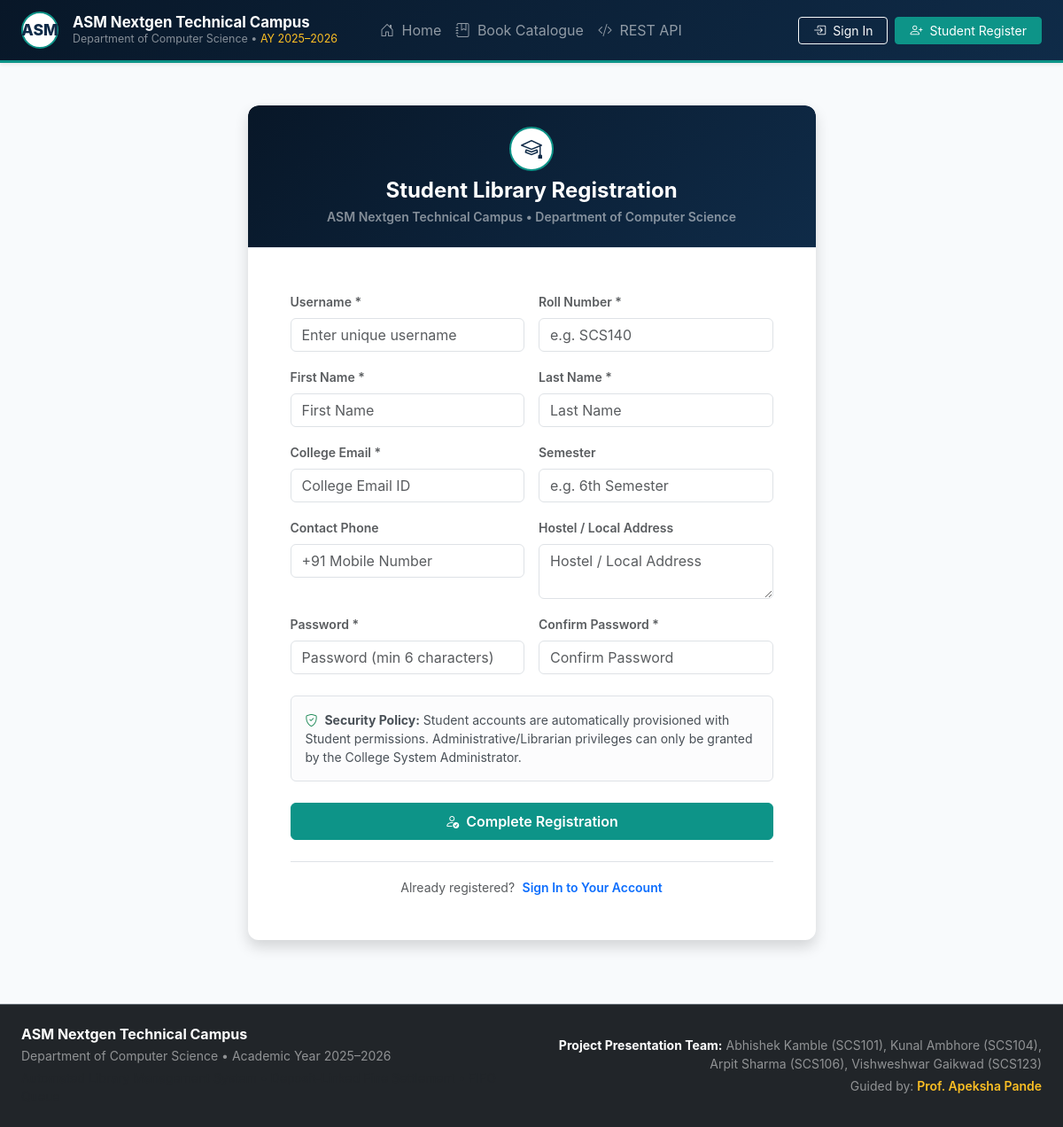
Screenshot of /register/ with the database file from the repository.
### library/models.py (models this page shows, shortened)
class LibrarySettings(models.Model):
    institution_name = models.CharField(max_length=200, default="ASM Nextgen Technical Campus")
    department_name = models.CharField(max_length=200, default="Department of Computer Science")
    academic_year = models.CharField(max_length=50, default="2025–2026")
    loan_period_days = models.PositiveIntegerField(
        default=14,
        help_text="Standard loan duration in calendar days"
    )
    daily_fine_rate = models.DecimalField(
        max_digits=8,
        decimal_places=2,
        default=Decimal("5.00"),
        help_text="Daily overdue penalty in INR (₹)"
    )
    deposit_per_loan = models.DecimalField(
        max_digits=10,
        decimal_places=2,
        default=Decimal("500.00"),
        help_text="Refundable security deposit required per borrowed copy in INR (₹)"
    )
    max_active_loans = models.PositiveIntegerField(
        default=3,
        help_text="Maximum concurrent active loans per student"
    )
    reservation_pickup_hours = models.PositiveIntegerField(
        default=48,
        help_text="Pickup hold period once copy becomes ready for pickup"
    )
    allow_student_registration = models.BooleanField(
        default=True,
        help_text="Allow students to register self-service accounts"
    )
    allow_reserving_available_books = models.BooleanField(
        default=False,
        help_text="Allow reserving titles that currently have available copies on shelf"
    )
    updated_at = models.DateTimeField(auto_now=True)
    @classmethod
    def get_settings(cls):
        obj, _ = cls.objects.get_or_create(pk=1)
        return obj
    class Meta:
        verbose_name = "Library Settings"
        verbose_name_plural = "Library Settings"

### library/views.py (the view)
# urls.py: path('register/', views.register_view, name='register'),
def register_view(request):
    settings = LibrarySettings.get_settings()
    if not settings.allow_student_registration:
        messages.error(request, "Online student self-registration is currently disabled by the administration.")
        return redirect('login')
    if request.user.is_authenticated:
        return redirect('dashboard_redirect')
    if request.method == 'POST':
        form = StudentRegistrationForm(request.POST)
        if form.is_valid():
            with transaction.atomic():
                user = User.objects.create_user(
                    username=form.cleaned_data['username'],
                    first_name=form.cleaned_data['first_name'],
                    last_name=form.cleaned_data['last_name'],
                    email=form.cleaned_data['email'],
                    password=form.cleaned_data['password'],
                    is_staff=False,
                    is_superuser=False
                )
                StudentProfile.objects.create(
                    user=user,
                    roll_number=form.cleaned_data['roll_number'],
                    department="Department of Computer Science",
                    academic_year=settings.academic_year,
                    semester=form.cleaned_data['semester'],
                    phone=form.cleaned_data['phone'],
                    address=form.cleaned_data['address'],
                    max_books_allowed=settings.max_active_loans
                )
                Notification.objects.create(
                    recipient=user,
                    title="Welcome to ASM Library!",
                    message="Your student library account is active. You can browse catalogue, borrow books, and reserve titles online.",
                    notification_type='GENERAL',
                    link="/catalogue/"
                )
                record_audit(request, "STUDENT_REGISTRATION", "AUTH", f"New student account created: {user.username} (Roll: {form.cleaned_data['roll_number']})")
            messages.success(request, "Registration successful! You may now sign in.")
            return redirect('login')
    else:
        form = StudentRegistrationForm()
    return render(request, 'public/register.html', {'form': form})

### library/context_processors.py (called while the page is built, shortened)
def library_global_context(request):
    context = {
        'INSTITUTION_NAME': getattr(settings, 'INSTITUTION_NAME', 'ASM Nextgen Technical Campus'),
        'DEPARTMENT_NAME': getattr(settings, 'DEPARTMENT_NAME', 'Department of Computer Science'),
        'ACADEMIC_YEAR': getattr(settings, 'ACADEMIC_YEAR', '2025–2026'),
        'library_settings': LibrarySettings.get_settings(),
        'unread_notifications_count': 0,
        'user_active_loans_count': 0,
        'is_librarian': False,
        'student_profile': None,
    }
    return context

### templates/public/register.html (shortened to what this page needs)
{% extends 'base.html' %}
{% block content %}
<div class="container py-5">
  <div class="row justify-content-center">
    <div class="col-md-8 col-lg-7">
      <div class="card card-academic shadow border-0 overflow-hidden">
        <div class="card-header bg-navy text-white text-center py-4" style="background: linear-gradient(135deg, var(--navy-dark) 0%, var(--navy-primary) 100%);">
          <div class="d-inline-flex align-items-center justify-content-center bg-white text-primary rounded-circle mb-2" style="width: 50px; height: 50px; color: #0f2b48 !important; border: 2px solid #0d9488;">
            <i class="bi bi-mortarboard fs-4 text-teal"></i>
          </div>
          <h4 class="fw-bold mb-1">Student Library Registration</h4>
          <p class="text-white-50 small mb-0">{{ INSTITUTION_NAME }} &bull; Department of Computer Science</p>
        </div>
        <div class="card-body p-4 p-md-5">
          <form method="POST" action="{% url 'register' %}">
            <div class="row g-3">
              <div class="col-md-6">
                <label class="form-label small fw-semibold text-muted">Username *</label>
                {{ form.username }}
              </div>
              <div class="col-md-6">
                <label class="form-label small fw-semibold text-muted">Roll Number *</label>
                {{ form.roll_number }}
              </div>
              <div class="col-md-6">
                <label class="form-label small fw-semibold text-muted">First Name *</label>
                {{ form.first_name }}
              </div>
              <div class="col-md-6">
                <label class="form-label small fw-semibold text-muted">Last Name *</label>
                {{ form.last_name }}
              </div>
              <div class="col-md-6">
                <label class="form-label small fw-semibold text-muted">College Email *</label>
                {{ form.email }}
              </div>
              <div class="col-md-6">
                <label class="form-label small fw-semibold text-muted">Semester</label>
                {{ form.semester }}
              </div>
              <div class="col-md-6">
                <label class="form-label small fw-semibold text-muted">Contact Phone</label>
                {{ form.phone }}
              </div>
              <div class="col-md-6">
                <label class="form-label small fw-semibold text-muted">Hostel / Local Address</label>
                {{ form.address }}
              </div>
              <div class="col-md-6">
                <label class="form-label small fw-semibold text-muted">Password *</label>
                {{ form.password }}
              </div>
              <div class="col-md-6">
                <label class="form-label small fw-semibold text-muted">Confirm Password *</label>
                {{ form.confirm_password }}
              </div>
            </div>
            <div class="alert alert-light border small mt-4 mb-4">
              <i class="bi bi-shield-check text-success me-1"></i>
              <strong>Security Policy:</strong> Student accounts are automatically provisioned with Student permissions. Administrative/Librarian privileges can only be granted by the College System Administrator.
            </div>
            <button type="submit" class="btn btn-teal w-100 py-2 fw-semibold">
              <i class="bi bi-person-check me-1"></i> Complete Registration
            </button>
          </form>
          <div class="text-center mt-4 pt-3 border-top">
            <span class="text-muted small">Already registered?</span>
            <a href="{% url 'login' %}" class="small fw-semibold text-teal ms-1 text-decoration-none">
              Sign In to Your Account
            </a>
          </div>
        </div>
      </div>
    </div>
  </div>
</div>
{% endblock %}

### templates/base.html (shortened to what this page needs)
{% load static %}
<!DOCTYPE html>
<html lang="en">
<head>
  <link href="https://cdn.jsdelivr.net/npm/bootstrap@5.3.3/dist/css/bootstrap.min.css" rel="stylesheet">
  <link rel="stylesheet" href="https://cdn.jsdelivr.net/npm/bootstrap-icons@1.11.3/font/bootstrap-icons.min.css">
  <link rel="stylesheet" href="{% static 'css/custom.css' %}">
</head>
<body>
  <nav class="navbar navbar-expand-lg navbar-dark navbar-custom py-2 sticky-top shadow-sm">
    <div class="container-fluid px-lg-4">
      <a class="navbar-brand d-flex align-items-center gap-3" href="{% url 'home' %}">
        <div class="d-flex align-items-center justify-content-center bg-white text-primary rounded-circle" style="width: 42px; height: 42px; font-weight: 800; font-size: 1.1rem; color: #0f2b48 !important; border: 2px solid #0d9488;">
          ASM
        </div>
        <div>
          <div class="fw-bold tracking-tight text-white mb-0" style="font-size: 1.05rem; line-height: 1.2;">
            {{ INSTITUTION_NAME }}
          </div>
          <div class="text-white-50" style="font-size: 0.78rem;">
            {{ DEPARTMENT_NAME }} &bull; <span class="accent-gold-text">AY {{ ACADEMIC_YEAR }}</span>
          </div>
        </div>
      </a>
      <div class="collapse navbar-collapse" id="navbarMain">
        <ul class="navbar-nav me-auto mb-2 mb-lg-0 ms-lg-4">
          <li class="nav-item">
            <a class="nav-link {% if request.resolver_match.url_name == 'home' %}active fw-semibold{% endif %}" href="{% url 'home' %}">
              <i class="bi bi-house-door me-1"></i> Home
            </a>
          </li>
          <li class="nav-item">
            <a class="nav-link {% if request.resolver_match.url_name == 'catalogue' %}active fw-semibold{% endif %}" href="{% url 'catalogue' %}">
              <i class="bi bi-journal-bookmark me-1"></i> Book Catalogue
            </a>
          </li>
          <li class="nav-item">
            <a class="nav-link {% if request.resolver_match.url_name == 'api_docs' %}active fw-semibold{% endif %}" href="{% url 'api_docs' %}">
              <i class="bi bi-code-slash me-1"></i> REST API
            </a>
          </li>
        </ul>
        <div class="d-flex align-items-center gap-2">
          {% if user.is_authenticated %}
            <a href="{% if is_librarian %}{% url 'librarian_dashboard' %}{% else %}{% url 'student_notifications' %}{% endif %}" class="btn btn-outline-light position-relative btn-sm me-2" title="Notifications">
              <i class="bi bi-bell"></i>
              {% if unread_notifications_count > 0 %}
                <span class="position-absolute top-0 start-100 translate-middle badge rounded-pill bg-danger" style="font-size: 0.65rem;">
                  {{ unread_notifications_count }}
                </span>
              {% endif %}
            </a>
            <a href="{% url 'dashboard_redirect' %}" class="btn btn-teal btn-sm fw-semibold">
              {% if is_librarian %}
                <i class="bi bi-speedometer2 me-1"></i> Librarian Portal
              {% else %}
                <i class="bi bi-mortarboard me-1"></i> Student Portal
              {% endif %}
            </a>
            <div class="dropdown">
              <button class="btn btn-navy border-secondary text-white dropdown-toggle btn-sm" type="button" data-bs-toggle="dropdown">
                <i class="bi bi-person-circle me-1"></i>
                {{ user.first_name|default:user.username }}
                {% if student_profile %}
                  <span class="badge bg-secondary ms-1">{{ student_profile.roll_number }}</span>
                {% elif is_librarian %}
                  <span class="badge bg-warning text-dark ms-1">Admin</span>
                {% endif %}
              </button>
              <ul class="dropdown-menu dropdown-menu-end shadow">
                {% if not is_librarian %}
                  <li><a class="dropdown-item" href="{% url 'student_profile' %}"><i class="bi bi-person me-2"></i> My Profile</a></li>
                  <li><a class="dropdown-item" href="{% url 'student_loans' %}"><i class="bi bi-book me-2"></i> My Loans</a></li>
                  <li><a class="dropdown-item" href="{% url 'student_fines_deposits' %}"><i class="bi bi-wallet2 me-2"></i> Deposits & Fines</a></li>
                {% else %}
                  <li><a class="dropdown-item" href="{% url 'librarian_dashboard' %}"><i class="bi bi-speedometer2 me-2"></i> Admin Dashboard</a></li>
                  <li><a class="dropdown-item" href="{% url 'admin_settings' %}"><i class="bi bi-gear me-2"></i> Library Settings</a></li>
                  <li><a class="dropdown-item" href="{% url 'admin_reports' %}"><i class="bi bi-graph-up me-2"></i> Circulation Reports</a></li>
                {% endif %}
                <li><hr class="dropdown-divider"></li>
                <li><a class="dropdown-item text-danger" href="{% url 'logout' %}"><i class="bi bi-box-arrow-right me-2"></i> Logout</a></li>
              </ul>
            </div>
          {% else %}
            <a href="{% url 'login' %}" class="btn btn-outline-light btn-sm px-3">
              <i class="bi bi-box-arrow-in-right me-1"></i> Sign In
            </a>
            {% if library_settings.allow_student_registration %}
              <a href="{% url 'register' %}" class="btn btn-teal btn-sm px-3">
                <i class="bi bi-person-plus me-1"></i> Student Register
              </a>
            {% endif %}
          {% endif %}
        </div>
      </div>
    </div>
  </nav>
  {% block content_wrapper %}
    <main class="flex-grow-1">
      {% block content %}{% endblock %}
    </main>
  {% endblock %}
  <footer class="bg-dark text-white-50 py-4 mt-auto border-top border-secondary no-print">
    <div class="container-fluid px-lg-4">
      <div class="row gy-3 align-items-center">
        <div class="col-md-6">
          <h6 class="text-white mb-1 fw-bold">{{ INSTITUTION_NAME }}</h6>
          <p class="small mb-1">{{ DEPARTMENT_NAME }} &bull; Academic Year {{ ACADEMIC_YEAR }}</p>
          <p class="small mb-0 text-muted">
          </p>
        </div>
        <div class="col-md-6 text-md-end">
          <div class="small text-white-50 mb-1">
            <strong class="text-white">Project Presentation Team:</strong> Abhishek Kamble (SCS101), Kunal Ambhore (SCS104), Arpit Sharma (SCS106), Vishweshwar Gaikwad (SCS123)
          </div>
          <div class="small">
            Guided by: <span class="accent-gold-text fw-semibold">Prof. Apeksha Pande</span>
          </div>
        </div>
      </div>
    </div>
  </footer>
</body>
</html>

### static/css/custom.css (style rules this page uses)
:root { --navy-primary: #0f2b48; --navy-dark: #081728; --navy-light: #1e4570; --teal-accent: #0d9488; --teal-light: #ccfbf1; --teal-dark: #0f766e; --gold-accent: #d97706; --gold-light: #fef3c7; --surface-bg: #f8fafc; --card-bg: #ffffff; --text-dark: #0f172a; --text-muted: #64748b; --border-color: #e2e8f0; --sidebar-width: 260px; }
body { font-family: -apple-system, BlinkMacSystemFont, "Segoe UI", Roboto, "Helvetica Neue", Arial, sans-serif; background-color: var(--surface-bg); color: var(--text-dark); min-height: 100vh; display: flex; flex-direction: column; }
.navbar-custom { background: linear-gradient(135deg, var(--navy-dark) 0%, var(--navy-primary) 100%); border-bottom: 3px solid var(--teal-accent); }
.accent-gold-text { color: #fbbf24 !important; }
.card-academic { background-color: var(--card-bg); border: 1px solid var(--border-color); border-radius: 12px; box-shadow: 0 2px 4px rgba(0, 0, 0, 0.02); margin-bottom: 24px; }
.card-academic .card-header { background-color: #ffffff; border-bottom: 1px solid var(--border-color); padding: 16px 20px; font-weight: 600; border-top-left-radius: 12px; border-top-right-radius: 12px; }
.btn-teal { background-color: var(--teal-accent); color: #ffffff; border: 1px solid var(--teal-accent); }

### rows the page displays
LibrarySettings: institution_name "ASM Nextgen Technical Campus", department_name "Department of Computer Science"

### other values shown
{{ ACADEMIC_YEAR }} "2025–2026"
